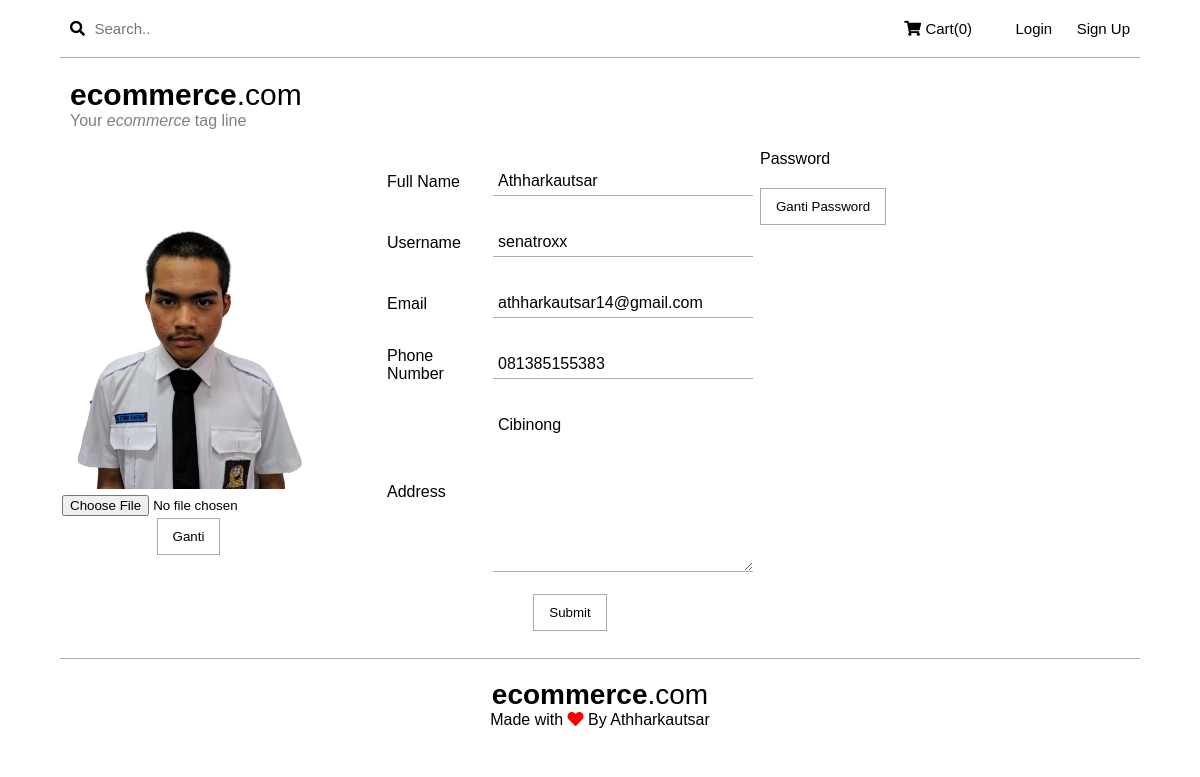
/pengaturan.php?id=1, run on the app's committed database.
### tables this page shows
CREATE TABLE `users` (
  `id` int(11) NOT NULL,
  `nama` varchar(255) NOT NULL,
  `username` varchar(255) NOT NULL,
  `email` varchar(255) NOT NULL,
  `telp` varchar(255) NOT NULL,
  `address` text NOT NULL,
  `password` varchar(255) NOT NULL,
  `profil` text NOT NULL DEFAULT 'default.jpg'
);

### pengaturan.php (the view, shortened to what this page needs)
<?php require ('config.php');
$dbConn = new ecomm();
$db = $dbConn->getDB();
$select = "SELECT * FROM users WHERE id=:id";
$stmt = $db->prepare($select);
if ($stmt->execute(array(':id' => $_GET['id']))) {
	$result = $stmt->fetch(PDO::FETCH_ASSOC);
}
?>
<!DOCTYPE html>
<html>
<head>
	<link rel="stylesheet" type="text/css" href="css/style.css">
	<link rel="stylesheet" type="text/css" href="css/fontawesome/css/all.min.css">
</head>
<body>
<div class="container">
	<div class="topmenu">
		<div class="left">
			<form action="search.php" method="GET">
				<button type="submit"><i class="fas fa-search"></i></button>
				<input type="text" name="search" placeholder="Search..">
			</form>
		</div>
		<div class="right">
			<div class="cart">
				<a href="cart.php"><i class="fas fa-shopping-cart"></i> Cart(0)</a>
			</div>
			<?php
				if (empty($_SESSION['user'])) {
			 ?>
				<div class="login">
					<a href="login.php">Login</a>
					<a class="signup" href="signup.php">Sign Up</a>
				</div>
			<?php
				} if (isset($_SESSION['user'])) {
			?>
				<div class="dropdown">
					<div class="profil">
						<?php echo $_SESSION['user']['nama'] ?>
					</div>
					<div class="dropdown-content">
						<a href="">Pembelian</a>
						<a href="pengaturan.php?id=<?= $_SESSION['user']['id'] ?>">Pengaturan</a>
						<a href="logout.php">Logout</a>
					</div>
				</div>
			<?php
				}
			 ?>
		</div>
	</div>
	<div class="brand">
		<p><a href="index.php"><b>ecommerce</b>.com</a></p>
		<p class="desc">Your <i>ecommerce</i> tag line</p>
	</div>
	<div class="content">
		<div class="pp">
			<form action="" method="POST" enctype="multipart/form-data">
				<table>
					<tr>
						<td align="center"><img id="img-prev" src="img/pp/<?= $result['profil'] ?>"></td>
					</tr>
					<tr>
						<td align="center"><input id="img-src" type="file" name="pp" onchange="prevImg();"></td>
					</tr>
					<tr>
						<td align="center"><input type="submit" name="gantipp" value="Ganti"></td>
					</tr>
				</table>
			</form>
		</div>
		<div class="data">
		<div class="datadata">
			<form action="" method="POST">
				<table>
					<tr>
						<td>Full Name</td>
						<td><input type="text" name="name" value="<?= $result['nama'] ?>"></td>
					</tr>
					<tr>
						<td>Username</td>
						<td><input type="text" name="username" value="<?= $result['username'] ?>"></td>
					</tr>
					<tr>
						<td>Email</td>
						<td><input type="email" name="email" value="<?= $result['email'] ?>"></td>
					</tr>
					<tr>
						<td>Phone Number</td>
						<td><input type="number" name="number" value="<?= $result['telp'] ?>"></td>
					</tr>
					<tr>
						<td>Address</td>
						<td><textarea name="address"><?= $result['address'] ?></textarea></td>
					</tr>
					<tr>
						<td colspan="2" align="center"><input type="submit" name="change" ></td>
					</tr>
				</table>
			</form>
		</div>
		<div class="password">
			<p>Password</p>
			<button class="trigger">Ganti Password</button>
		</div>
		</div>
	</div>
	<div class="footer">
		<p class="brand" href="index.php"><b>ecommerce</b>.com</p>
		<p>Made with <i style="color:red" class="fas fa-heart"></i> By Athharkautsar</p>
	</div>
</div>
</body>
</html>

### css/style.css (style rules this page uses)
* { margin: 0;padding: 0;font-family: arial }
html, body { height: 100%; }
a { color: #000;text-decoration: none }
img { width: 100% }
.container { width: 90%;margin: 0 auto }
.topmenu { display: grid;grid-template-columns: repeat(2, 1fr);padding: 15px 10px;align-items: center;border-bottom: 1px solid #A9A9A9 }
.topmenu .left { justify-self:start; }
.topmenu .left button { background-color: transparent;border:none; }
.topmenu .left input { border:none;padding: 5px;font-size: 15px }
.topmenu .left i { font-size: 15px }
.topmenu .right { display:grid;justify-self:end;grid-template-columns: repeat(2, 1fr);grid-gap: 20px;justify-items: center }
.topmenu .right .signup { margin-left: 20px; }
.topmenu .right a { font-size: 15px; }
.topmenu .right .cart { display: grid;align-self: center }
.brand a { font-size: 30px;padding: 20px 10px 0 10px;display: block }
.brand .desc { margin-left: 10px;color: #808080;margin-bottom: 20px }
.content { display: grid;grid-template-columns: 250px 1fr;grid-gap: 10px }
.footer { padding: 20px;border-top: 1px solid #A9A9A9;margin-top: 20px }
.footer p { text-align: center; }
.footer .brand { font-size: 28px }
.content .data { display: grid;grid-template-columns: repeat(2, 1fr);margin-left: 60px }
.content .data td { padding: 5px }
.content .data input[type=text], .content .data input[type=email], .content .data input[type=number], .content .data textarea, .modal input[type=text] { border:none;border-bottom: 1px solid #A9A9A9;padding: 5px;font-size: 16px;display: block;width: 250px;margin: 10px 0 }
.content .data input[type=submit], .content .pp input[type=submit], .trigger, .modal input[type=submit] { background-color: transparent;padding: 10px 15px;border:1px solid #A9A9A9;transition: all 0.5s;cursor: pointer; }
.content .data textarea { height: 150px; }
.trigger { margin-top: 20px }

### data on the page
users: profil (picture), name "Athharkautsar", username "senatroxx", email "athharkautsar14@gmail.com", number "081385155383", address "Cibinong"
